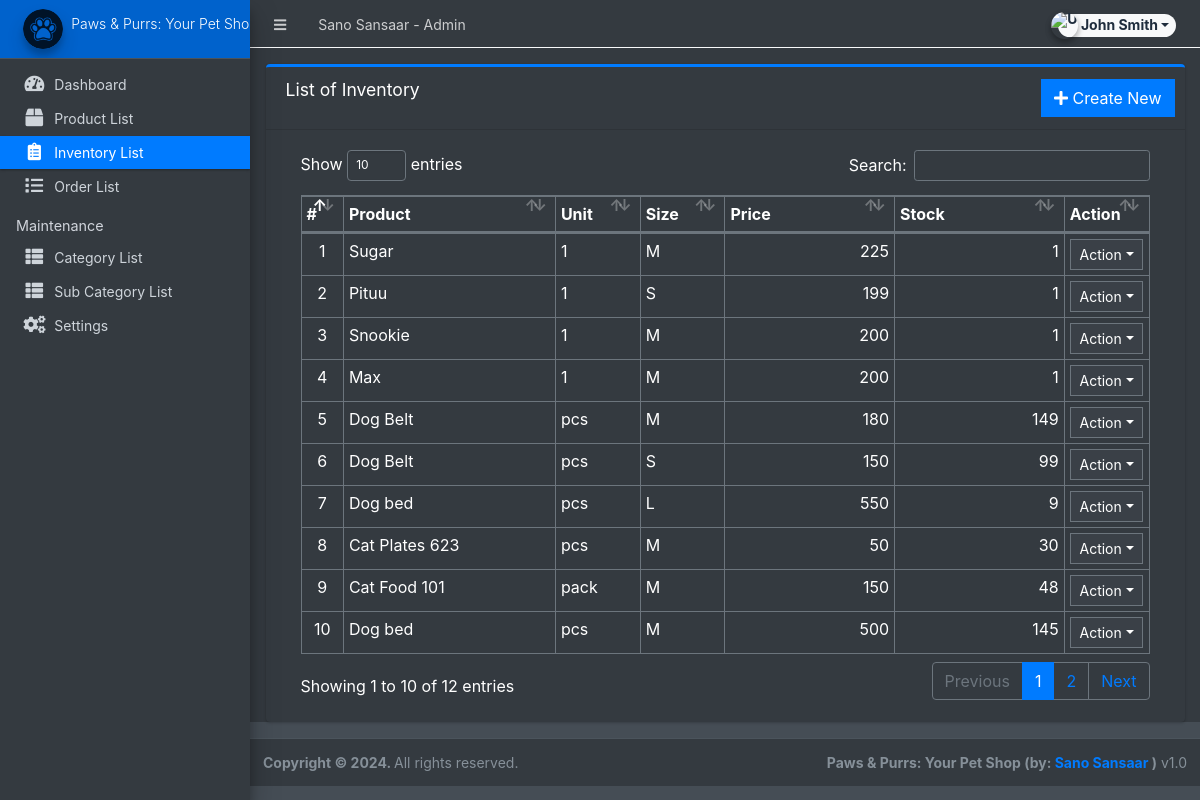
The app's page /pet_shop/admin/?page=inventory (signed in) with its own data.
### tables this page shows
CREATE TABLE `inventory` (
  `id` int(30) NOT NULL,
  `product_id` int(30) NOT NULL,
  `quantity` double NOT NULL,
  `unit` varchar(100) NOT NULL,
  `price` float NOT NULL,
  `size` varchar(250) NOT NULL,
  `date_created` datetime NOT NULL DEFAULT current_timestamp(),
  `date_updated` datetime DEFAULT NULL ON UPDATE current_timestamp()
);

CREATE TABLE `products` (
  `id` int(30) NOT NULL,
  `category_id` int(30) NOT NULL,
  `sub_category_id` int(30) NOT NULL,
  `product_name` varchar(250) NOT NULL,
  `description` text NOT NULL,
  `status` tinyint(1) NOT NULL DEFAULT 1,
  `date_created` datetime NOT NULL DEFAULT current_timestamp()
);

### pet_shop/admin/inventory/index.php (the view, shortened to what this page needs)
<div class="card card-outline card-primary">
	<div class="card-header">
		<h3 class="card-title">List of Inventory</h3>
		<div class="card-tools">
			<a href="?page=inventory/manage_inventory" class="btn btn-flat btn-primary"><span class="fas fa-plus"></span>  Create New</a>
		</div>
	</div>
	<div class="card-body">
		<div class="container-fluid">
        <div class="container-fluid">
			<table class="table table-bordered table-stripped">
				<colgroup>
					<col width="5%">
					<col width="25%">
					<col width="10%">
					<col width="10%">
					<col width="20%">
					<col width="20%">
					<col width="10%">
				</colgroup>
				<thead>
					<tr>
						<th>#</th>
						<th>Product</th>
						<th>Unit</th>
						<th>Size</th>
						<th>Price</th>
						<th>Stock</th>
						<th>Action</th>
					</tr>
				</thead>
				<tbody>
					<?php
					$i = 1;
						$qry = $conn->query("SELECT i.*,p.product_name as product from `inventory` i inner join `products` p on p.id = i.product_id order by unix_timestamp(i.date_created) desc ");
						while($row = $qry->fetch_assoc()):
						$sold = $conn->query("SELECT SUM(ol.quantity) as sold FROM order_list ol inner join orders o on o.id = ol.order_id where ol.product_id='{$row['id']}' and o.`status` != 4 ");
						$sold = $sold->num_rows > 0 ? $sold->fetch_assoc()['sold'] : 0;
						$avail = $row['quantity'] - $sold;
					?>
						<tr>
							<td class="text-center"><?php echo $i++; ?></td>
							<td><?php echo $row['product'] ?></td>
							<td><?php echo $row['unit'] ?></td>
							<td><?php echo $row['size'] ?></td>
							<td class="text-right"><?php echo number_format($row['price']) ?></td>
							<td class="text-right"><?php echo $avail ?></td>
							<td align="center">
								 <button type="button" class="btn btn-flat btn-default btn-sm dropdown-toggle dropdown-icon" data-toggle="dropdown">
				                  		Action
				                  </button>
							</td>
						</tr>
					<?php endwhile; ?>
				</tbody>
			</table>
		</div>
		</div>
	</div>
</div>

### records on screen
inventory: product.product_name "Sugar", unit "1", size "M", price "225", quantity "1"
inventory: product.product_name "Pituu", unit "1", size "S", price "199", quantity "1"
inventory: product.product_name "Snookie", unit "1", size "M", price "200", quantity "1"
inventory: product.product_name "Max", unit "1", size "M", price "200", quantity "1"
inventory: product.product_name "Dog Belt", unit "pcs", size "M", price "180", avail "149"
inventory: product.product_name "Dog Belt", unit "pcs", size "S", price "150", avail "99"
inventory: product.product_name "Dog bed", unit "pcs", size "L", price "550", avail "9"
inventory: product.product_name "Cat Plates 623", unit "pcs", size "M", price "50", quantity "30"
inventory: product.product_name "Cat Food 101", unit "pack", size "M", price "150", avail "48"
inventory: product.product_name "Dog bed", unit "pcs", size "M", price "500", avail "145"

### other values on screen
$_settings->info('name') "Sano Sansaar"
$_settings->userdata('firstname').' '.$_settings->userdata('lastname') "John Smith"
$_settings->info('short_name') "Paws & Purrs: Your Pet…"
$_settings->info('short_name') "Paws & Purrs: Your Pet Shop"
